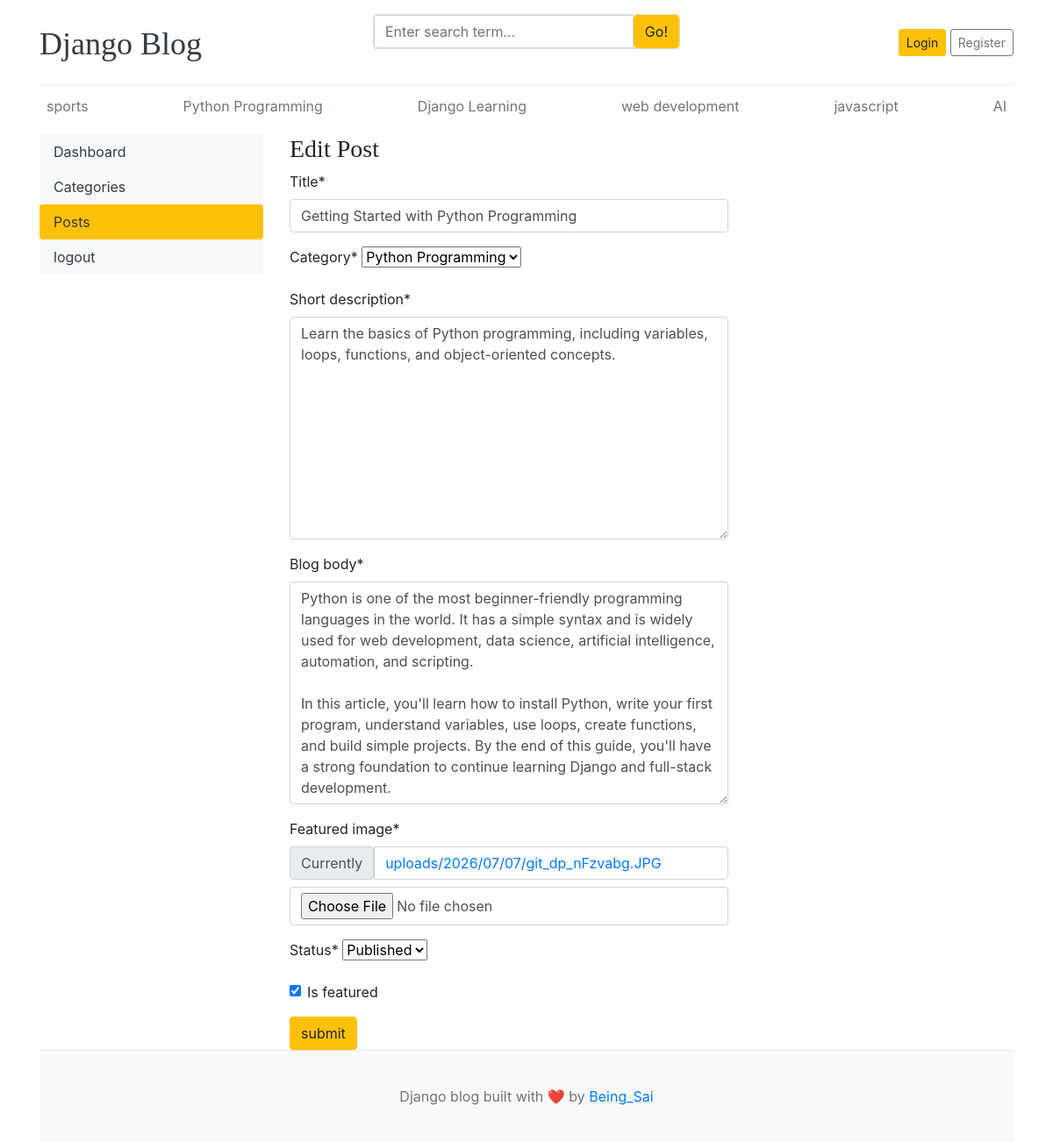
Page /dashboard/posts/edit/3 on the committed database.
### blogs/models.py (models this page shows, shortened)
class Category(models.Model):
    category_name = models.CharField(max_length=50)
    created_at = models.DateTimeField(auto_now_add=True)
    updated_at = models.DateTimeField(auto_now=True)
    def __str__(self):
       return self.category_name
    class Meta:
        verbose_name_plural = 'categories'

class Blog(models.Model):
    title = models.CharField(max_length=100)
    slug =models.SlugField(max_length=150, unique=True, blank=True )
    category =models.ForeignKey(Category, on_delete=models.CASCADE)
    author = models.ForeignKey(User, on_delete=models.CASCADE)
    short_description =models.TextField(max_length=500)
    blog_body = models.TextField(max_length=2000)
    featured_image =models.ImageField(upload_to='uploads/%Y/%m/%d')
    status =models.CharField(choices=STATUS_CHOICES, default="Draft")
    is_featured =models.BooleanField(default=False)
    created_at =models.DateTimeField(auto_now_add=True)
    updated_at = models.DateTimeField(auto_now=True)

### dashboards/views.py (the view, shortened to what this page needs)
# urls.py: path('posts/edit/<int:pk>',views.edit_post,name="edit_post"),
def edit_post(request,pk):
    post = get_object_or_404(Blog,pk=pk)
    form = BlogForm(instance= post)
    context = {
        "form":form,
        "post":post,
    }
    return render(request,'dashboard/edit_post.html',context)

### dashboards/forms.py
class BlogForm(forms.ModelForm):
    class Meta:
        model = Blog
        fields = ('title','category','short_description','blog_body','featured_image','status','is_featured',)

### blogs/context_preprocessors.py (called while the page is built)
def get_categories(request):
    return{
        "categories": Category.objects.all(),
    }

def get_social_links(request):
    return{
        "sociallinks": SocialLinks.objects.all()
    }

### templates/dashboard/edit_post.html (shortened to what this page needs)
{% extends 'base.html' %}
{% block content %}
{% load crispy_forms_tags %}
<div class="row">
    {% include 'dashboard/sidebar.html' %}
    <div class="col-md-9">
        <h3>Edit Post</h3>
         <form action="{% url 'edit_post' post.id %}" method="POST" enctype="multipart/form-data" style="width: 500px;">
            {{ form | crispy }}
            <button type="submit" class="btn btn-warning">submit</button>
        </form>
    </div>
</div>
{% endblock %}

### templates/base.html (shortened to what this page needs)
{% load static %}
<!DOCTYPE html>
<html lang="en">
<head>
    <link href="https://getbootstrap.com/docs/4.0/dist/css/bootstrap.min.css" rel="stylesheet">
    <link href="{% static 'css/blog.css' %}" rel="stylesheet">
    <link rel="stylesheet" href="https://cdnjs.cloudflare.com/ajax/libs/font-awesome/4.7.0/css/font-awesome.min.css">
  </head>
<body>
    <div class="container">
      <header class="blog-header py-3">
        <div class="row flex-nowrap justify-content-between align-items-center">
          <div class="col-4 pt-1">
            <a class="blog-header-logo text-dark" href="/">Django Blog</a>
          </div>
          <div class="col-4">
            <form action="{% url 'search' %}" method=""GET>
            <div class="card mb-4">
                <div class="input-group">
                    <input name="keyword" value="{{keyword}}" type="text" class="form-control" placeholder="Enter search term..." name="keyword">
                    <button class="btn btn-warning" type="submit">Go!</button>
                </div>
            </div>
            </form>
          </div>
          <div class="col-4 d-flex justify-content-end align-items-center">
            {% if not user.is_authenticated %}
            <a class="btn btn-sm btn-warning" href="{% url 'login' %}">Login</a> &nbsp;
            <a class="btn btn-sm btn-outline-secondary" href="{% url 'register' %}">Register</a>
            {% else %}
            <span><a href="{% url 'dashboard' %}">Dashboard</a> </span>
            &emsp;
            <span><a href="{% url 'logout' %}">Logout</a></span>
            {% endif %}
          </div>
        </div>
      </header>
      <div class="nav-scroller py-1 mb-2">
        <nav class="nav d-flex justify-content-between">
          {% for cat in categories %}
          <a class="p-2 text-muted" href="{% url 'post_by_category' cat.id %}">{{ cat.category_name}}</a>
          {% endfor %}
        </nav>
      </div>
{% block content %}
{% endblock%}
<footer class="blog-footer">
  <p>Django blog built with ❤️ by <a href="#">Being_Sai</a></p>
</footer>
</body>
</html>

### blog_main/static/css/blog.css (style rules this page uses)
.blog-header { border-bottom: 1px solid #e5e5e5; }
.blog-header-logo { font-family: "Playfair Display", Georgia, "Times New Roman", serif; font-size: 2.25rem; }
h1, h2, h3, h4, h5, h6 { font-family: "Playfair Display", Georgia, "Times New Roman", serif; }
.blog-footer { padding: 2.5rem 0; color: #727272; text-align: center; background-color: #f9f9f9; border-top: .05rem solid #e5e5e5; }
.blog-footer p:last-child { margin-bottom: 0; }

### rows in the picture
Category: category_name "sports"
Category: category_name "Python Programming"
Category: category_name "Django Learning"
Category: category_name "web development"
Category: category_name "javascript"
Category: category_name "AI"
Blog: title "Getting Started with Python Programming", category "Python Programming", short_description "Learn the basics of Python programming, including variables, loops, functions, and object-oriented concepts.", blog_body "Python is one of the most beginner-friendly programming languages in the world. It has a simple syntax and is widely used for web development, data science, artificial intelligence, automation, and scripting. In this article, you'll learn how to install Python, write your first program, understand variables, use loops, create functions, and build simple projects. By the end of this guide, you'll have a strong foundation to continue learning Django and full-stack development.", status "Published", is_featured "☑"
